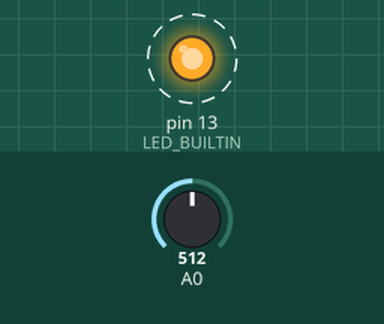
Recording of a sketch running on a simulated Arduino Uno, built with avr-gcc and run on an emulated ATmega328P. Shown: output pins drawn as LEDs (lit = HIGH). Dashed ring = blinking. Inputs (shaded band) come from the test bench; at power-on: A0 = 512. What the sketch prints to the serial monitor is not drawn.

Above: at 0.4 s.
Timing chart, 0 to 4.6 s (numbered marks = the images above):
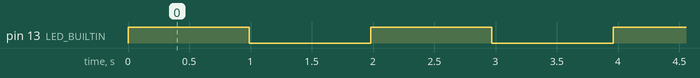

Measured:
- by itself, pin 13 (LED_BUILTIN): alternates HIGH for 0.99 s and LOW for 0.99 s

The sketch:

programa01.ino
```cpp
#include <Arduino_FreeRTOS.h>
// define as duas tarefas, Blink e AnalogRead
void TaskBlink( void *pvParameters );
void TaskAnalogRead( void *pvParameters );
void setup() {

  // inicializa a comunicação serial a 115200 bits/s:
  Serial.begin(115200);

  while (!Serial) {
    ; // Somente para placas que usam ATMEGA 32u4.
  }
  // Criando as tarefas (Tasks)
  xTaskCreate(
    TaskBlink
    ,  (const portCHAR *)"Blink" // Nome
    ,  128 // Stack size
    ,  NULL
    , 1   // Prioridade
    ,  NULL );
  xTaskCreate(
    TaskAnalogRead
    ,  (const portCHAR *) "AnalogRead" // Nome
    ,  128  // Stack size
    ,  NULL
    ,  2  // Prioridade
    ,  NULL );
}
void loop()
{
  // Vazio. Todo trabalho já foi feito nas Tasks.
}
/*---------------------- Tasks ---------------------*/
void TaskBlink(void *pvParameters)  // Isto é uma tarefa
{
  (void) pvParameters;
  pinMode(LED_BUILTIN, OUTPUT);
  for (;;)
  {
    digitalWrite(LED_BUILTIN, HIGH);
    vTaskDelay( 1000 / portTICK_PERIOD_MS );
    digitalWrite(LED_BUILTIN, LOW);
    vTaskDelay( 1000 / portTICK_PERIOD_MS );
  }
}
void TaskAnalogRead(void *pvParameters)
{
  (void) pvParameters;

  for (;;)
  {
    int sensorValue = analogRead(A0);
    Serial.println(sensorValue);
    vTaskDelay(1);
  }
}
```
